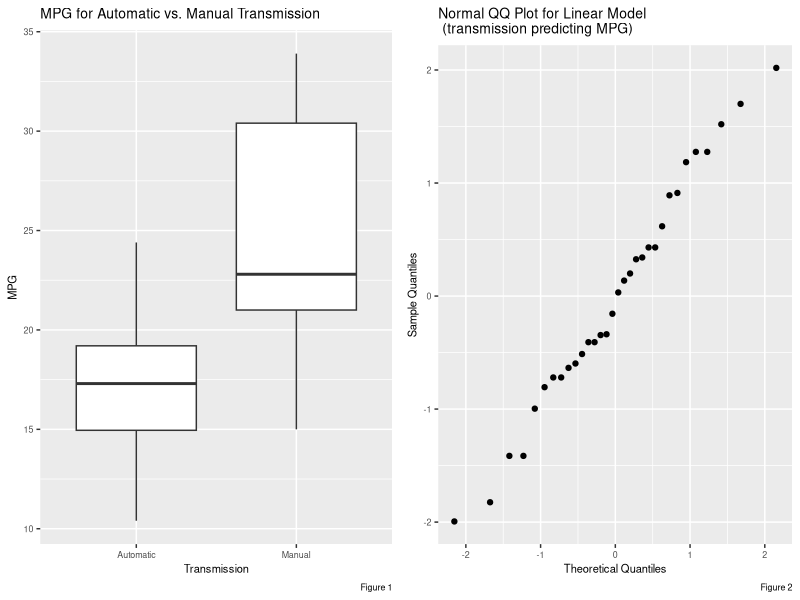
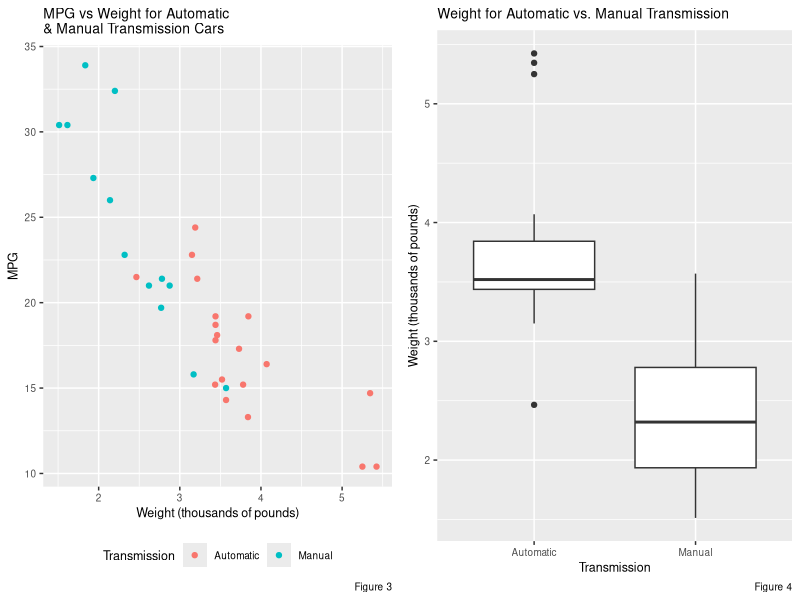

These charts were generated, in order, by the following R code:
## ---- chunk 1
library(car)
library(datasets)
library(ggplot2)
library(knitr)
library(gridExtra)
## ---- chunk 2
mtcars$transmission <- as.factor(mtcars$am)
levels(mtcars$transmission) <- c("Automatic", "Manual")

p1 <- ggplot(mtcars, aes(x = transmission, y = mpg)) + 
        geom_boxplot() + 
        xlab("Transmission") +
        ylab("MPG") +
        labs(caption = "Figure 1") +
        ggtitle("MPG for Automatic vs. Manual Transmission") +
        theme(text = element_text(size=8), 
              plot.title = element_text(size = 10))

mod <- lm(mpg ~ transmission, data = mtcars)
mpg_stdres <- rstandard(mod)
p2 <- ggplot(mtcars) + 
        geom_qq(aes(sample= mpg_stdres)) +
        xlab("Theoretical Quantiles") + 
        ylab("Sample Quantiles") +
        labs(caption = "Figure 2") +
         ggtitle("Normal QQ Plot for Linear Model\n (transmission predicting MPG)") +
         theme(text = element_text(size=8), 
              plot.title = element_text(size = 10))

grid.arrange(p1, p2, ncol =2)

## ---- chunk 3
mod <- lm(mpg ~ transmission, data = mtcars)
kable(summary(mod)$coefficients, caption = "Linear Model Predicting MPG with Transmission")
## ---- chunk 4
mtcars$am <- as.numeric(mtcars$am)
cor_table <- cor(mtcars[,1:11], method = "pearson", use = "complete.obs")
kable(cor_table[, 1:5], caption = "Correlations Table for all of the Variables") 
kable(cor_table[, 6:11]) 


## ---- chunk 5

g1 <- ggplot(mtcars, aes(x = wt, y = mpg, color = transmission)) + 
        geom_point() + 
        xlab("Weight (thousands of pounds)") +
        ylab("MPG") +
        labs(color = "Transmission", caption = "Figure 3") +
        scale_fill_discrete(labels = c("Automatic", "Manual")) + 
        ggtitle("MPG vs Weight for Automatic\n& Manual Transmission Cars") + 
        theme(text = element_text(size=9), 
              plot.title = element_text(size = 10),
              legend.position = "bottom")

g2 <- ggplot(mtcars, aes(x = transmission, y = wt)) + 
        geom_boxplot() + 
        xlab("Transmission") +
        ylab("Weight (thousands of pounds)") +
        labs(caption = "Figure 4") +
        ggtitle("Weight for Automatic vs. Manual Transmission") +
        theme(text = element_text(size=9), 
              plot.title = element_text(size = 10),
              legend.position = "bottom")
              
grid.arrange(g1, g2, ncol =2)
## ---- chunk 6
mod1 <- lm(wt ~ transmission, data = mtcars)
kable(summary(mod1)$coef, caption = "Linear Model Predicting Weight with Transmission")
## ---- chunk 7
mod2 <- lm(mpg ~ wt + transmission, data = mtcars)

kable(summary(mod2)$coefficients, caption = "Linear Model Predicting MPG with Car Weight and Transmission")

## ---- chunk 8
mod <- lm(mpg ~ wt + transmission, data = mtcars)
kable(hatvalues(mod), caption = "Hat Values with MPG as the Outcome and Weight & Transmission as the Predictors")
## ---- chunk 9
mod3 <- lm(mpg ~ wt + qsec + carb + gear, data = mtcars)
kable(summary(mod3)$coefficients, caption = "Multivariate Linear Model Predicting MPG with Weight, Quarter Mile Time, Number of Carburetors and Number of Forward Gears")
kable(vif(mod3), caption = "VIF for regressors")

## ---- chunk 10
mod4 <- lm(mpg ~ wt + qsec, data = mtcars)
kable(summary(mod4)$coefficients, caption = "Multivariate Linear Model Predicting MPG with Weight & Quarter Mile Time")

